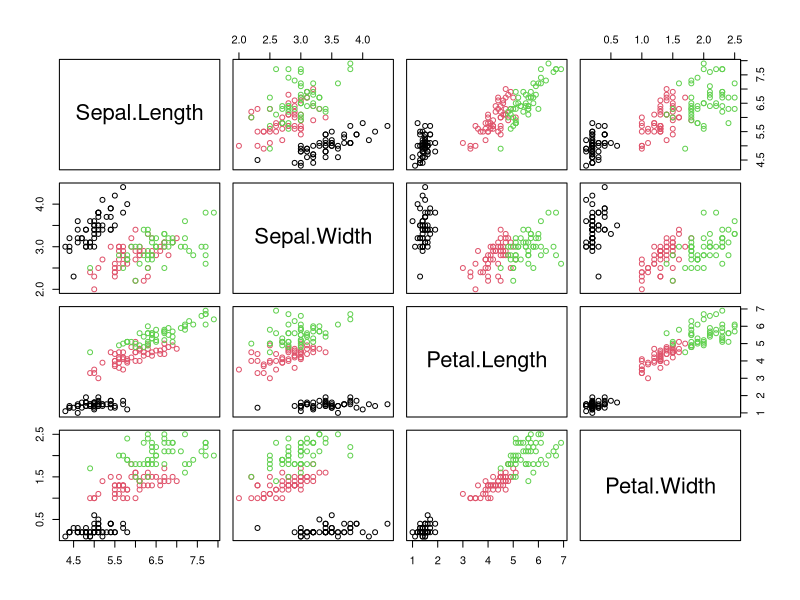
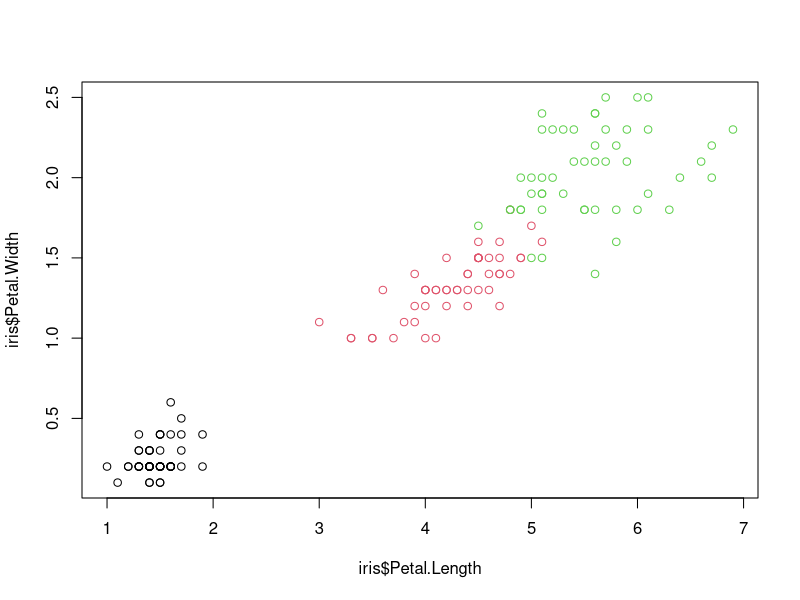
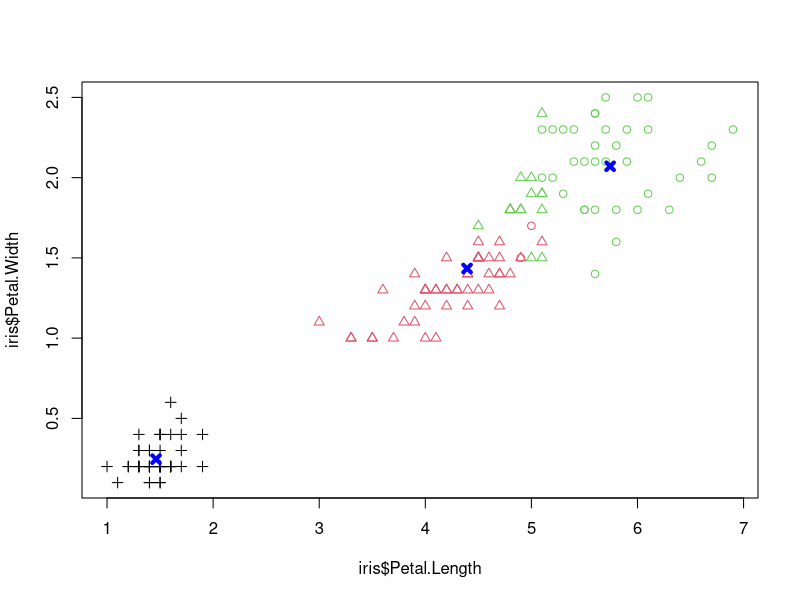

Here is the R script that generated these plots, in order:
# Load iris data from R Library
data("iris")

# Peek into the data
head(iris)

# Create a scatterplot on iris data for 4 columns
plot(
  x = iris[1:4],
  col = as.integer(iris$Species)
)

# view a scatterplot on Petal Length and Width
plot(
  x = iris$Petal.Length,
  y = iris$Petal.Width,
  col = as.integer(iris$Species)
)

# create a k-means cluster analysis
clusters <- kmeans(
  x = iris[1:4],
  centers = 3,
  nstart = 10
)

# Make Shapes from the cluster
plot(
  x = iris$Petal.Length,
  y = iris$Petal.Width,
  col = as.integer(iris$Species),
  pch = clusters$cluster
)

# Plot centroids of each cluster
points(
  x = clusters$centers[, "Petal.Length"],
  y = clusters$centers[, "Petal.Width"],
  pch = 4,
  lwd = 4,
  col = "blue"
)

# Create a table from the clusters
table(
  x = clusters$cluster,
  y = iris$Species
)
